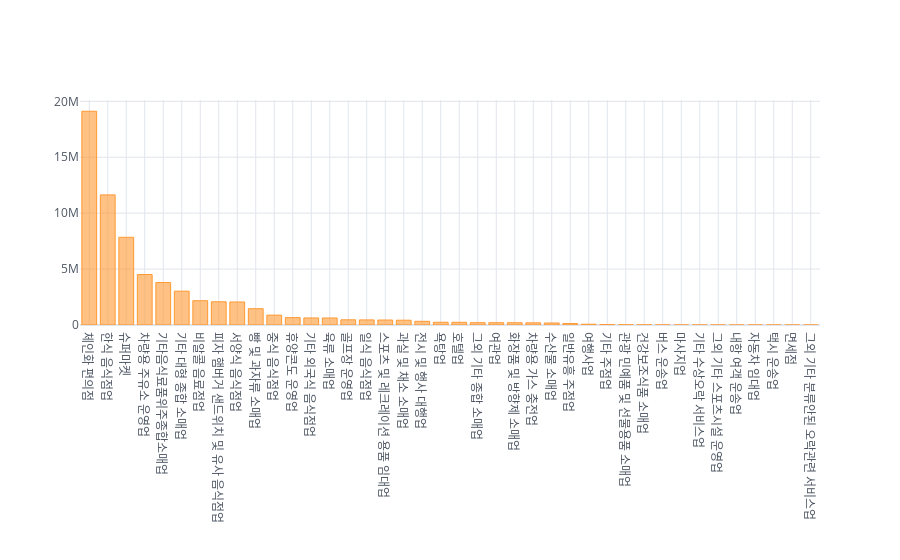

Notebook code cell kept with this figure:
### Code cell
upjong_cnt = upjong_cnt.sort_values(by='카드사용건수합계', ascending=False)
upjong_cnt.iplot(kind='bar', theme='white')

### Figure 1 — Plotly figure (JSON) as saved in the notebook; plotly's stock layout.template omitted (floating-point values rounded to 4 significant figures)
{"data": [{"marker": {"color": "rgba(255, 153, 51, 0.6)", "line": {"color": "rgba(255, 153, 51, 1.0)", "width": 1}}, "name": "카드사용건수합계", "orientation": "v", "text": "", "type": "bar", "x": ["체인화 편의점", "한식 음식점업", "슈퍼마켓", "차량용 주유소 운영업", "기타음식료품위주종합소매업", "기타 대형 종합 소매업", "비알콜 음료점업", "피자 햄버거 샌드위치 및 유사 음식점업", "서양식 음식점업", "빵 및 과자류 소매업", "중식 음식점업", "휴양콘도 운영업", "기타 외국식 음식점업", "육류 소매업", "골프장 운영업", "일식 음식점업", "스포츠 및 레크레이션 용품 임대업", "과실 및 채소 소매업", "전시 및 행사 대행업", "욕탕업", "호텔업", "그외 기타 종합 소매업", "여관업", "화장품 및 방향제 소매업", "차량용 가스 충전업", "수산물 소매업", "일반유흥 주점업", "여행사업", "기타 주점업", "관광 민예품 및 선물용품 소매업", "건강보조식품 소매업", "버스 운송업", "마사지업", "기타 수상오락 서비스업", "그외 기타 스포츠시설 운영업", "내항 여객 운송업", "자동차 임대업", "택시 운송업", "면세점", "그외 기타 분류안된 오락관련 서비스업"], "y": [19112215, 11634749, 7841816, 4511515, 3795489, 3023973, 2171921, 2076827, 2058982, 1458360, 882438, 661008, 629144, 628783, 465266, 453900, 444690, 428427, 328850, 242915, 241272, 206236, 205115, 202265, 193479, 179898, 128898, 69465, 45951, 22012, 16170, 8018, 4907, 3698, 1639, 1571, 363, 206, 88, 10]}], "layout": {"legend": {"bgcolor": "#FFFFFF", "font": {"color": "#4D5663"}}, "paper_bgcolor": "#FFFFFF", "plot_bgcolor": "#FFFFFF", "title": {"font": {"color": "#4D5663"}}, "xaxis": {"gridcolor": "#E1E5ED", "showgrid": true, "tickfont": {"color": "#4D5663"}, "title": {"font": {"color": "#4D5663"}, "text": ""}, "zerolinecolor": "#E1E5ED"}, "yaxis": {"gridcolor": "#E1E5ED", "showgrid": true, "tickfont": {"color": "#4D5663"}, "title": {"font": {"color": "#4D5663"}, "text": ""}, "zerolinecolor": "#E1E5ED"}}}
